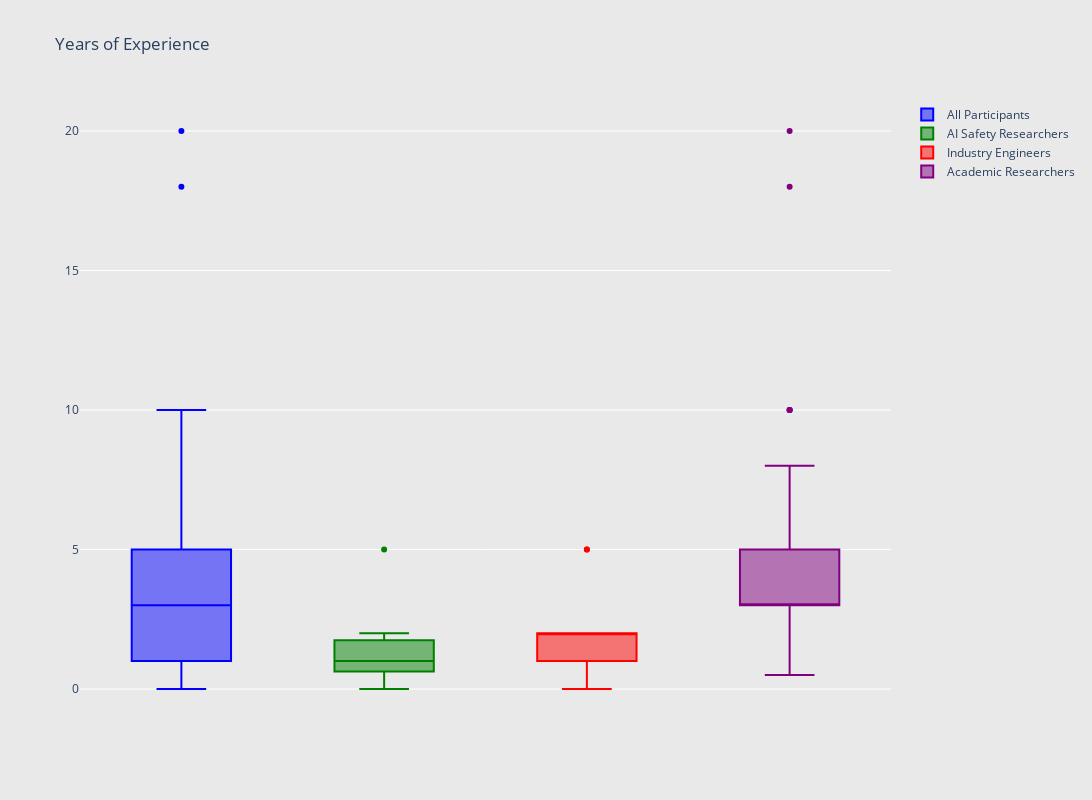

Notebook code cell kept with this figure:
### Code cell
# experience histogram all in one
N = 4
c = ['hsl('+str(h)+',50%'+',50%)' for h in np.linspace(0, 360, N)]
# list of 4 colors
c = ['blue', 'green', 'red', 'purple']

y_datas = [df["Q2"], df_safety["Q2"], df_engineer["Q2"], df_academic["Q2"]]
legend_labels = ['All Participants', 'AI Safety Researchers', 'Industry Engineers', 'Academic Researchers']
y_datas_fixed = []
for data in y_datas:
    numeric_data = pd.to_numeric(data, errors='coerce')
    numeric_data = numeric_data.dropna()

    sorted_data = np.sort(numeric_data)
    y_datas_fixed.append(sorted_data)

fig = go.Figure(data=[go.Box(
    y=y_datas_fixed[i],
    marker_color=c[i],
    name=legend_labels[i]
    ) for i in range(int(N))])

fig.update_layout(
    xaxis=dict(showgrid=False, zeroline=False, showticklabels=False),
    yaxis=dict(zeroline=False, gridcolor='white'),
    paper_bgcolor='rgb(233,233,233)',
    plot_bgcolor='rgb(233,233,233)',
    title='Years of Experience',
    width=1400,
    height=800

)

fig.show()

### Figure 1 — Plotly figure (JSON) as saved in the notebook; plotly's stock layout.template omitted (floating-point values rounded to 4 significant figures)
{"data": [{"marker": {"color": "blue"}, "name": "All Participants", "type": "box", "y": [0, 0, 0, 0, 0, 0.5, 0.5, 1, 1, 1, 1, 1, 1, 1, 1, 1, 1, 2, 2, 2, 2, 2, 2, 2, 2, 2, 2, 2.5, 3, 3, 3, 3, 3, 3, 3, 3, 3, 3, 3, 3, 4, 4, 4, 4, 4, 4, 5, 5, 5, 5, 5, 5, 5, 7, 7, 8, 8, 8, 10, 10, 10, 18, 20]}, {"marker": {"color": "green"}, "name": "AI Safety Researchers", "type": "box", "y": [0, 0.5, 1, 1, 1, 2, 5]}, {"marker": {"color": "red"}, "name": "Industry Engineers", "type": "box", "y": [0, 1, 1, 1, 2, 2, 2, 2, 5, 5]}, {"marker": {"color": "purple"}, "name": "Academic Researchers", "type": "box", "y": [0.5, 1, 1, 1, 2, 2, 2, 2, 2, 2.5, 3, 3, 3, 3, 3, 3, 3, 3, 3, 3, 3, 3, 4, 4, 4, 4, 4, 4, 5, 5, 5, 5, 7, 7, 8, 8, 8, 10, 10, 10, 18, 20]}], "layout": {"height": 800, "paper_bgcolor": "rgb(233,233,233)", "plot_bgcolor": "rgb(233,233,233)", "title": {"text": "Years of Experience"}, "width": 1400, "xaxis": {"showgrid": false, "showticklabels": false, "zeroline": false}, "yaxis": {"gridcolor": "white", "zeroline": false}}}
